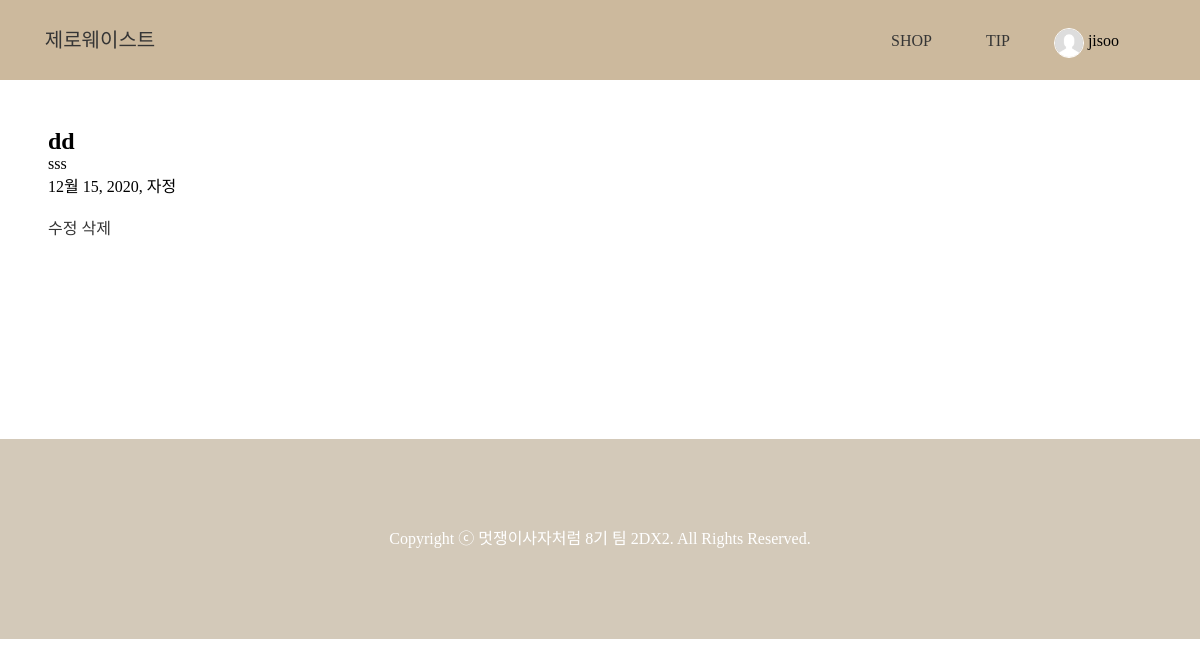
The app's page /mypage/7 (signed in) with its own data.
### zebraapp/models.py (models this page shows, shortened)
class MyItem(models.Model):
    itemName = models.CharField(max_length=200)
    itemShop = models.CharField(max_length=200)
    itemDate = models.DateTimeField('date published')
    class Meta:
        ordering = ['-itemDate']

### zebraapp/views.py (the view)
# urls.py: path('mypage/<int:my_Items_id>', views.detail_myItem_in_myPage, name = 'detail_myItem'),
def detail_myItem_in_myPage(request, my_Items_id):
    myItems_detail = get_object_or_404(MyItem, pk=my_Items_id)
    return render(request, 'detail_Item_myPage.html', {'myItems_detail':myItems_detail})

### zebraapp/templates/detail_Item_myPage.html (shortened to what this page needs)
{% extends 'base.html' %}
{% load static %}
{% block link %}{% static 'css/mypage.css' %}{% endblock %}
{% block content %}
<div class="detail_wrapper">
    <h2>{{myItems_detail.itemName}}</h2>
    {{myItems_detail.itemShop}}
    <br>
    {{myItems_detail.itemDate}}
    <br>
    <br>
    <a href="{% url 'update_myItem' myItems_detail.id %}" class="edit_button">수정</a>
    <a href="{% url 'delete_myItem' myItems_detail.id %}" class="delete_button">삭제</a>
</div>
{% endblock content %}

### zebraapp/templates/base.html (shortened to what this page needs)
{% load static %}
{% load django_material_icons %}
<!doctype html>
<html lang="ko-kr">
<head>
    <link rel="stylesheet" type="text/css" href="{% static 'css/base.css' %}">
    <link rel="stylesheet" type="text/css" href="{% block link %} {% endblock %}">
</head>
<body>
    <div class="wrapper">
        <header>
            <div class="nav">
                <a class="logo" href="{%url 'main'%}">
                    제로웨이스트 </a>
                <ul class="nav-right">
                    <li><a class="link" href="{% url 'product' 1 %}">SHOP</a></li>
                    {% if user.is_authenticated %}
                    <li><a class="link" href="{% url 'tip' %}">TIP</a></li>
                    <li><img src="{% static 'img/user.png' %}" width="30" height="30" alt="logo" class="user-img">
                        {{user.username}}
                    </li>
                    {% else %}
                    <li><a class="link" href="{% url 'tip' %}">TIP</a></li>
                    <li><a class="link" href="{% url 'login' %}">LOGIN</a></li>
                    {% endif %}
                </ul>
            </div>
        </header>
        {% block content %}
        {% endblock %}
    </div>
    <footer>
        <div class="footer">
            Copyright ⓒ 멋쟁이사자처럼 8기 팀 2DX2. All Rights Reserved.
        </div>
    </footer>
</body>
</html>

### zebraapp/static/css/base.css (style rules this page uses)
html, body { margin: 0; width: 100%; height: 100%; font-family: 'S-CoreDream-3Light'; -ms-overflow-style: none; }
ul, li { list-style: none; }
a:link { color: rgb(53, 53, 53); text-decoration: none; }
.nav { width: 100%; height: 80px; background-color: rgb(204, 185, 157); display: flex; position: fixed; top: 0; z-index: 99; text-align: center; }
.logo { font-family: 'MapoFlowerIsland'; font-size: 20px; width: 200px; position: absolute; margin: 0px; left: 0px; line-height: 80px; text-align: center; display: inline-block; }
.user-img { vertical-align: middle; border: rgb(255, 255, 255) 1px solid; border-radius: 50%; }
.nav-right { width: 300px; position: absolute; margin: 0px; right: 50px; line-height: 80px; text-align: center; }
.nav-right a { padding: 10px; }
.nav-right>li { display: inline-block; vertical-align: middle; margin-right: 30px; text-align: center; position: relative; }
.nav-right>li:last-child { margin-right: 0px; }
.footer { width: 100%; height: 200px; margin-top: 200px; background-color:rgb(211, 201, 185); text-align: center; line-height: 200px; vertical-align: middle; color: rgb(255, 255, 255); }

### zebraapp/static/css/mypage.css (style rules this page uses)
.detail_wrapper { padding-top: 8rem; padding-left: 3rem; width: 70vw; }
*, *::before, *::after { margin: 0; padding: 0; box-sizing: border-box; }

### records on screen
MyItem: itemName "dd", itemShop "sss", itemDate "12월 15, 2020, 자정"

### other values on screen
{{ user.username }} "jisoo"
